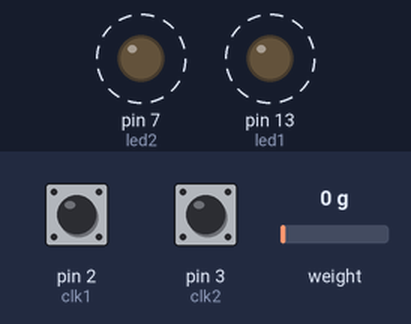
This sketch was run on a simulated Arduino Uno, built with avr-gcc and run on an emulated ATmega328P. Shown: output pins drawn as LEDs (lit = HIGH). Dashed ring = blinking. Inputs (shaded band) come from the test bench; at power-on: pin 2 (clk1) HIGH, pin 3 (clk2) HIGH, weight on the scale 0 g. What the sketch prints to the serial monitor is not drawn.

Above: at 0.05 s.
Timing chart, 0 to 3.0 s (numbered marks = the images above):
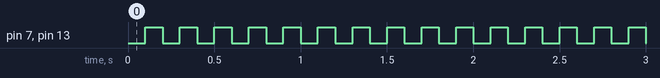

The sketch:

CalipierLoadCel.ino
```cpp
#include <TimerOne.h>

#include <HX711.h>

#define DOUT    A0
#define CLK     A1
HX711 loadCel(DOUT, CLK);

const int led1  = 13;
const int led2  = 07;
const int clk1 =  2; //Interrup 1
const int clk2 =  3; //Interrup 2
const int dat1 =  4;
const int dat2 =  5;
const long tOverflow = 100000;

volatile int valuesVer1[24];
volatile int valuesVer2[24];

volatile String inputString = "";
volatile bool flagPrint=false;

volatile int clockindex = 0;

volatile int i1,li1 = 0;
volatile int i2,li2 = 0;

volatile long human1, human2, weight = 0;
volatile bool sign1, sign2 = false;
volatile int delayvalue=0;

void intClk1()
{
  valuesVer1[i1] = !digitalRead(dat1);
  i1=i1+1;
}

void intClk2()
{
  valuesVer2[i2] = !digitalRead(dat2);
  i2=i2+1;
}

void setup()
{
  Serial.begin(115200);
  Serial.println("...Start");

  pinMode(dat1, INPUT);
  pinMode(dat2, INPUT);
  pinMode(led1, OUTPUT);
  pinMode(led2, OUTPUT);

  Timer1.initialize(tOverflow);         // initialize timer1, and set a 1/2 second period
  Timer1.attachInterrupt(timerOverflow);  // attaches callback() as a timer overflow interrupt

  pinMode(clk1, INPUT_PULLUP);
  pinMode(clk2, INPUT_PULLUP);
  attachInterrupt(digitalPinToInterrupt(clk1), intClk1, FALLING);
  attachInterrupt(digitalPinToInterrupt(clk2), intClk2, FALLING);

  loadCel.set_scale(1);
  inputString.reserve(10);

}

void timerOverflow()
{
  digitalWrite(led1, digitalRead(led1) ^ 1);
  digitalWrite(led2, digitalRead(led2) ^ 1);
  li1 = i1; i1 = 0; if(li1==24) vernier1();
  li2 = i2; i2 = 0; if(li2==24) vernier2();
}

void vernier1()
{
  int pindex=0;
  int localdata = 0;
  sign1 =valuesVer1[20];
  human1 = 0;
  for (pindex=19; pindex>=0; pindex--)
    {
    localdata = valuesVer1[pindex];
    human1 = localdata + 2*human1;
    }
}

void vernier2()
{
  int pindex=0;
  int localdata = 0;
  sign2 =valuesVer2[20];
  human2 = 0;
  for (pindex=19; pindex>=0; pindex--)
    {
    localdata = valuesVer2[pindex];
    human2 = localdata + 2*human2;
    }
}

void getdata()
{
  weight = loadCel.get_value(10);
}

void printdata()
{
  weight = loadCel.get_value(10);
  Serial.print(weight);
  Serial.print(", ");
  if (sign1) Serial.print("-"); Serial.print(human1);
  Serial.print(", ");
  if (sign2) Serial.print("-"); Serial.println(human2);
  delay(230);
}


void loop()
{
    printdata();
}
```

Measured:
- by itself, pin 7 (led2), pin 13 (led1): alternates HIGH for 0.10 s and LOW for 0.10 s
